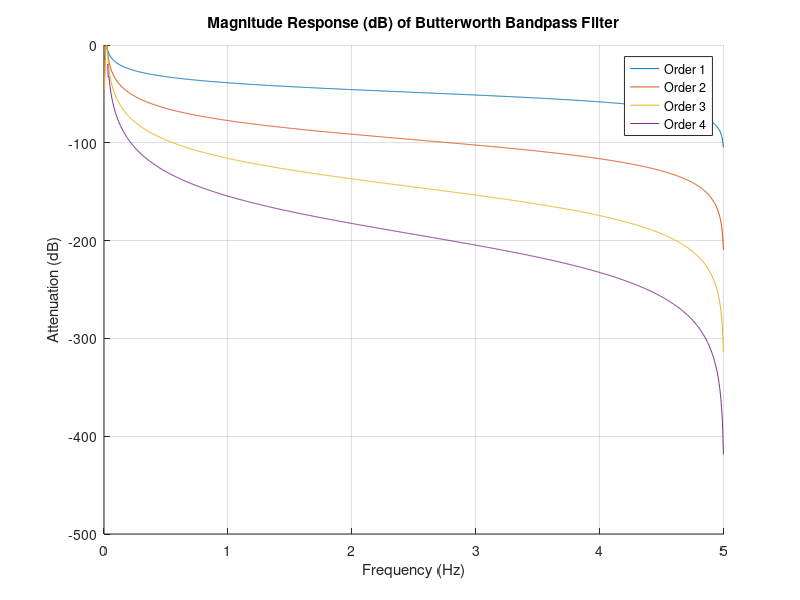

Recreate this plot in MATLAB.
% MATLAB script to design a bandpass filter using a Butterworth IIR filter
% and plot the attenuation (magnitude response in dB) for different filter orders


% Define sampling frequency and cutoff frequencies
fs = 10; % Sampling frequency in Hz
f1 = 0.0138; % Lower cutoff frequency in Hz
f2 = 0.0259; % Upper cutoff frequency in Hz

% Define filter orders to test
filter_orders = [1, 2, 3, 4];

% Frequency vector for plotting
figure; hold on;

for N = filter_orders
    % Design a bandpass Butterworth filter
    [b, a] = butter(N, [f1 f2] / (fs/2), 'bandpass');
    
    % Compute and plot the magnitude response in dB
    [H, W] = freqz(b, a, 1024, fs);
    plot(W, 20*log10(abs(H)), 'DisplayName', ['Order ', num2str(N)]);
end

% Configure plot
xlabel('Frequency (Hz)');
ylabel('Attenuation (dB)');
title('Magnitude Response (dB) of Butterworth Bandpass Filter');
legend; grid on;

%[b, a] = butter(order, [f1 f2] / (fs/2), 'bandpass');

% Apply zero-phase filtering to EEG data
%filtered_data = filtfilt(b, a, eeg_data);